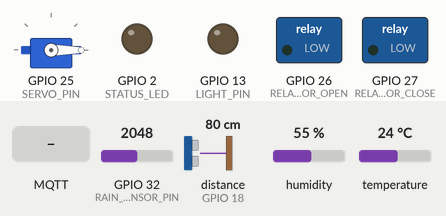
The sketch below on a simulated ESP32. Shown: servo, switched loads named in the sketch (green lamp = pin HIGH), output pins drawn as LEDs (lit = HIGH). The test bench sets the inputs (shaded band); at power-on: GPIO 32 (RAIN_SENSOR_PIN) = 2048, distance to the obstacle (sensor on GPIO 18) 80 cm, humidity 55 %, temperature 24 °C. The echo pulse lasts 58.3 µs per cm; WiFi joins after 1.5 s; servers stay silent unless stated; no MQTT or app messages arrive unless stated; pins used as bus, display or sensor lines are not drawn; what the sketch prints to the serial monitor is not drawn.

Above: at 0.1 s.
At 2.7 s:
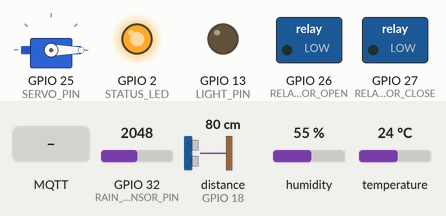
2.8 s: GPIO 32 (RAIN_SENSOR_PIN) set to 1941
At 10.6 s:
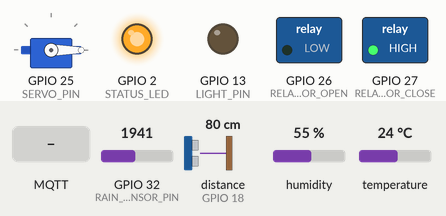
11.5 s: distance to the obstacle (sensor on GPIO 18) set to 2 cm
25.5 s: humidity set to 88 %
31.6 s: MQTT message "open" arrives on the first subscribed topic
33.1 s: temperature set to 41 °C
41.6 s: MQTT message "close" arrives on the first subscribed topic
Timing chart, 0 to 44.1 s (numbered marks = the images above; inputs shaded):
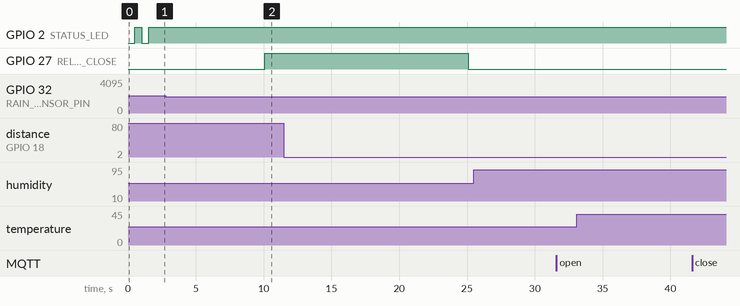

The sketch:

esp32_mqtt_integrated.ino
```cpp
/*
 * ESP32 IoT KaMoTech System - MQTT + Django Integration
 *
 * Features:
 * - MQTT Real-time Communication
 * - Automated Feeder (Servo Motor)
 * - Ultrasonic Feed Level Monitoring
 * - DHT21/AM2301 Temperature & Humidity Sensor
 * - Door Actuator Control (Relays)
 * - Light Control (Relay)
 * - Rain Detection
 * - Two-way communication with Django
 *
 * MQTT Topics:
 * Subscribe (Commands from Django):
 *   - goat_farm/door/control {"action":"open"} or {"action":"close"}
 *   - goat_farm/light/control {"state":"on"} or {"state":"off"}
 *   - goat_farm/feeder/control {"action":"dispense","amount":500}
 *
 * Publish (Data to Django):
 *   - goat_farm/feed_level {"percentage":75,"distance":10.5}
 *   - goat_farm/temperature {"temperature":25.5,"humidity":65.2}
 *   - goat_farm/door/status {"state":"open","mode":"auto"}
 *   - goat_farm/light/status {"state":"on"}
 *   - goat_farm/rain {"raining":true}
 *
 * Required Libraries (Install via Arduino Library Manager):
 * - WiFi (ESP32 built-in)
 * - PubSubClient by Nick O'Leary
 * - ESP32Servo by Kevin Harrington
 * - ArduinoJson by Benoit Blanchon
 * - DHT sensor library by Adafruit
 * - Adafruit Unified Sensor
 *
 * Author: KaMoTech
 * Date: March 2026
 */

#include <WiFi.h>
#include <PubSubClient.h>
#include <ESP32Servo.h>
#include <ArduinoJson.h>
#include <DHT.h>

// ============================================
// WIFI CONFIGURATION
// ============================================
const char* ssid = "YOUR_WIFI_SSID";
const char* password = "YOUR_WIFI_PASSWORD";

// ============================================
// MQTT CONFIGURATION
// ============================================
const char* mqtt_server = "192.168.137.1";  // Your Django server IP (same as MQTT broker)
const int mqtt_port = 1883;
const char* mqtt_username = "";  // If using authentication
const char* mqtt_password = "YOUR_MQTT_PASSWORD";  // If using authentication
const char* device_id = "ESP32_FEEDER_01";

// MQTT Topics
const char* topic_door_control = "goat_farm/door/control";
const char* topic_light_control = "goat_farm/light/control";
const char* topic_feeder_control = "goat_farm/feeder/control";

const char* topic_feed_level = "goat_farm/feed_level";
const char* topic_temperature = "goat_farm/temperature";
const char* topic_door_status = "goat_farm/door/status";
const char* topic_light_status = "goat_farm/light/status";
const char* topic_rain_status = "goat_farm/rain";

// ============================================
// PIN DEFINITIONS (ESP32 GPIO)
// ============================================
// Automated Feeder
#define SERVO_PIN 25          // PWM output for servo motor (feeder dispenser)

// Door Actuator (Linear Actuator with Relays)
#define RELAY_DOOR_OPEN 26    // Relay to extend actuator (open door)
#define RELAY_DOOR_CLOSE 27   // Relay to retract actuator (close door)

// Light Control
#define LIGHT_PIN 13          // Relay for automated light

// Sensors
#define DHT_PIN 14            // DHT21/AM2301 temperature & humidity sensor
#define DHT_TYPE DHT21        // DHT21 (AM2301)
#define RAIN_SENSOR_PIN 32    // Analog input for rain sensor
#define TRIG_PIN 5            // Ultrasonic sensor trigger
#define ECHO_PIN 18           // Ultrasonic sensor echo

// Manual Control Buttons (Optional)
#define BTN_DOOR 15           // Manual door control button
#define BTN_LIGHT 33          // Manual light toggle button
#define BTN_FEED 34           // Manual feed dispense button

// Status LED (Built-in)
#define STATUS_LED 2          // ESP32 built-in LED

// ============================================
// DHT21 SENSOR CONFIGURATION
// ============================================
DHT dht(DHT_PIN, DHT_TYPE);
#define DHT_CHECK_INTERVAL 10000    // Check every 10 seconds
#define DHT_REPORT_INTERVAL 30000   // Report to server every 30 seconds
unsigned long last_dht_check = 0;
unsigned long last_dht_report = 0;
float current_temperature = 0.0;
float current_humidity = 0.0;
bool dht_valid = false;

// ============================================
// SERVO MOTOR CONFIGURATION
// ============================================
Servo feederServo;
#define SERVO_CLOSED_ANGLE 0      // Servo angle when feeder is closed
#define SERVO_OPEN_ANGLE 90       // Servo angle when dispensing feed
#define DEFAULT_DISPENSE_TIME 3000 // Default time to keep servo open (ms)
bool is_feeding = false;
unsigned long feed_start_time = 0;
int current_dispense_time = DEFAULT_DISPENSE_TIME;

// ============================================
// ULTRASONIC SENSOR (Feed Level Monitoring)
// ============================================
#define FEED_CONTAINER_HEIGHT 30    // Total container depth (cm)
#define FEED_FULL_DISTANCE 5        // Distance when full (cm)
#define FEED_EMPTY_DISTANCE 28      // Distance when empty (cm)
#define ULTRASONIC_CHECK_INTERVAL 5000  // Check every 5 seconds
#define FEED_REPORT_INTERVAL 30000  // Report to server every 30 seconds
unsigned long last_ultrasonic_check = 0;
unsigned long last_feed_report = 0;
float current_feed_distance = 0;
int current_feed_percentage = 0;

// ============================================
// RAIN SENSOR
// ============================================
#define RAIN_THRESHOLD 2000         // Analog threshold for rain detection
#define RAIN_CHECK_INTERVAL 10000   // Check every 10 seconds
unsigned long last_rain_check = 0;
bool is_raining = false;
bool rain_status_changed = false;

// ============================================
// DOOR ACTUATOR STATES
// ============================================
enum DoorState {
  DOOR_STOPPED,
  DOOR_OPENING,
  DOOR_CLOSING,
  DOOR_OPEN,
  DOOR_CLOSED
};
DoorState door_state = DOOR_STOPPED;
unsigned long door_operation_start = 0;
#define DOOR_OPERATION_TIME 15000  // Time to fully open/close door (15 seconds)

// ============================================
// LIGHT STATE
// ============================================
bool light_on = false;

// ============================================
// MQTT & WIFI CLIENTS
// ============================================
WiFiClient espClient;
PubSubClient mqtt_client(espClient);

// ============================================
// FUNCTION DECLARATIONS
// ============================================
void setup_wifi();
void mqtt_callback(char* topic, byte* payload, unsigned int length);
void reconnect_mqtt();
void process_door_command(const char* action);
void process_light_command(const char* state);
void process_feeder_command(const char* action, int amount);
float measure_distance();
int calculate_feed_percentage(float distance);
bool check_rain();
void read_dht_sensor();
void update_door_state();
void publish_feed_level();
void publish_temperature();
void publish_door_status();
void publish_light_status();
void publish_rain_status();

// ============================================
// SETUP
// ============================================
void setup() {
  Serial.begin(115200);
  Serial.println("\n=== ESP32 KaMoTech - MQTT System ===");

  // Initialize GPIO pins
  pinMode(RELAY_DOOR_OPEN, OUTPUT);
  pinMode(RELAY_DOOR_CLOSE, OUTPUT);
  pinMode(LIGHT_PIN, OUTPUT);
  pinMode(STATUS_LED, OUTPUT);
  pinMode(TRIG_PIN, OUTPUT);
  pinMode(ECHO_PIN, INPUT);
  pinMode(RAIN_SENSOR_PIN, INPUT);

  // Initialize outputs to safe state
  digitalWrite(RELAY_DOOR_OPEN, LOW);
  digitalWrite(RELAY_DOOR_CLOSE, LOW);
  digitalWrite(LIGHT_PIN, LOW);
  digitalWrite(STATUS_LED, LOW);

  // Initialize servo
  feederServo.attach(SERVO_PIN);
  feederServo.write(SERVO_CLOSED_ANGLE);

  // Initialize DHT sensor
  dht.begin();
  Serial.println("DHT21 sensor initialized");

  // Connect to WiFi
  setup_wifi();

  // Configure MQTT
  mqtt_client.setServer(mqtt_server, mqtt_port);
  mqtt_client.setCallback(mqtt_callback);

  Serial.println("Setup complete!");
  digitalWrite(STATUS_LED, HIGH);
}

// ============================================
// MAIN LOOP
// ============================================
void loop() {
  // Ensure MQTT connection
  if (!mqtt_client.connected()) {
    reconnect_mqtt();
  }
  mqtt_client.loop();

  // Update door state machine
  update_door_state();

  // Check and update DHT21 sensor
  if (millis() - last_dht_check >= DHT_CHECK_INTERVAL) {
    last_dht_check = millis();
    read_dht_sensor();
  }

  // Report temperature & humidity to server
  if (millis() - last_dht_report >= DHT_REPORT_INTERVAL) {
    last_dht_report = millis();
    if (dht_valid) {
      publish_temperature();
    }
  }

  // Check and update feed level
  if (millis() - last_ultrasonic_check >= ULTRASONIC_CHECK_INTERVAL) {
    last_ultrasonic_check = millis();
    current_feed_distance = measure_distance();
    current_feed_percentage = calculate_feed_percentage(current_feed_distance);

    Serial.printf("Feed Level: %d%% (Distance: %.1f cm)\n",
                  current_feed_percentage, current_feed_distance);
  }

  // Report feed level to server
  if (millis() - last_feed_report >= FEED_REPORT_INTERVAL) {
    last_feed_report = millis();
    publish_feed_level();
  }

  // Check rain sensor
  if (millis() - last_rain_check >= RAIN_CHECK_INTERVAL) {
    last_rain_check = millis();
    bool new_rain_status = check_rain();

    if (new_rain_status != is_raining) {
      is_raining = new_rain_status;
      rain_status_changed = true;
      publish_rain_status();

      // Auto-close door if raining
      if (is_raining && door_state != DOOR_CLOSING && door_state != DOOR_CLOSED) {
        Serial.println("Rain detected! Auto-closing door...");
        process_door_command("close");
      }
    }
  }

  // Handle feeding timer
  if (is_feeding && (millis() - feed_start_time >= current_dispense_time)) {
    is_feeding = false;
    feederServo.write(SERVO_CLOSED_ANGLE);
    Serial.println("Feeding complete - Servo closed");
  }

  delay(50);  // Small delay for stability
}

// ============================================
// WIFI SETUP
// ============================================
void setup_wifi() {
  delay(10);
  Serial.println("\nConnecting to WiFi...");
  Serial.print("SSID: ");
  Serial.println(ssid);

  WiFi.begin(ssid, password);

  int attempts = 0;
  while (WiFi.status() != WL_CONNECTED && attempts < 20) {
    delay(500);
    Serial.print(".");
    digitalWrite(STATUS_LED, !digitalRead(STATUS_LED));  // Blink LED
    attempts++;
  }

  if (WiFi.status() == WL_CONNECTED) {
    Serial.println("\n✓ WiFi Connected!");
    Serial.print("IP Address: ");
    Serial.println(WiFi.localIP());
    digitalWrite(STATUS_LED, HIGH);
  } else {
    Serial.println("\n✗ WiFi Connection Failed!");
    digitalWrite(STATUS_LED, LOW);
  }
}

// ============================================
// MQTT CALLBACK (Receive Commands)
// ============================================
void mqtt_callback(char* topic, byte* payload, unsigned int length) {
  Serial.print("Message received [");
  Serial.print(topic);
  Serial.print("]: ");

  // Convert payload to string
  char message[length + 1];
  memcpy(message, payload, length);
  message[length] = '\0';
  Serial.println(message);

  // Parse JSON
  StaticJsonDocument<200> doc;
  DeserializationError error = deserializeJson(doc, message);

  if (error) {
    Serial.print("JSON parse error: ");
    Serial.println(error.c_str());
    return;
  }

  // Route to appropriate handler
  if (strcmp(topic, topic_door_control) == 0) {
    const char* action = doc["action"];
    process_door_command(action);
  }
  else if (strcmp(topic, topic_light_control) == 0) {
    const char* state = doc["state"];
    process_light_command(state);
  }
  else if (strcmp(topic, topic_feeder_control) == 0) {
    const char* action = doc["action"];
    int amount = doc["amount"] | DEFAULT_DISPENSE_TIME;  // Default if not provided
    process_feeder_command(action, amount);
  }
}

// ============================================
// MQTT RECONNECT
// ============================================
void reconnect_mqtt() {
  while (!mqtt_client.connected()) {
    Serial.print("Attempting MQTT connection...");

    // Attempt to connect
    bool connected;
    if (strlen(mqtt_username) > 0) {
      connected = mqtt_client.connect(device_id, mqtt_username, mqtt_password);
    } else {
      connected = mqtt_client.connect(device_id);
    }

    if (connected) {
      Serial.println("✓ MQTT Connected!");

      // Subscribe to control topics
      mqtt_client.subscribe(topic_door_control);
      mqtt_client.subscribe(topic_light_control);
      mqtt_client.subscribe(topic_feeder_control);

      Serial.println("Subscribed to control topics");

      // Publish initial status
      publish_door_status();
      publish_light_status();
      publish_feed_level();
    } else {
      Serial.print("✗ Failed, rc=");
      Serial.print(mqtt_client.state());
      Serial.println(" retrying in 5 seconds...");
      delay(5000);
    }
  }
}

// ============================================
// DOOR CONTROL
// ============================================
void process_door_command(const char* action) {
  Serial.print("Door command: ");
  Serial.println(action);

  if (strcmp(action, "open") == 0) {
    // Start opening door
    digitalWrite(RELAY_DOOR_CLOSE, LOW);  // Stop closing
    digitalWrite(RELAY_DOOR_OPEN, HIGH);  // Start opening
    door_state = DOOR_OPENING;
    door_operation_start = millis();
    Serial.println("→ Opening door...");
  }
  else if (strcmp(action, "close") == 0) {
    // Start closing door
    digitalWrite(RELAY_DOOR_OPEN, LOW);   // Stop opening
    digitalWrite(RELAY_DOOR_CLOSE, HIGH); // Start closing
    door_state = DOOR_CLOSING;
    door_operation_start = millis();
    Serial.println("→ Closing door...");
  }
  else if (strcmp(action, "stop") == 0) {
    // Stop door
    digitalWrite(RELAY_DOOR_OPEN, LOW);
    digitalWrite(RELAY_DOOR_CLOSE, LOW);
    door_state = DOOR_STOPPED;
    Serial.println("→ Door stopped");
  }

  publish_door_status();
}

// ============================================
// DOOR STATE MACHINE
// ============================================
void update_door_state() {
  if (door_state == DOOR_OPENING || door_state == DOOR_CLOSING) {
    // Check if operation time completed
    if (millis() - door_operation_start >= DOOR_OPERATION_TIME) {
      // Stop relays
      digitalWrite(RELAY_DOOR_OPEN, LOW);
      digitalWrite(RELAY_DOOR_CLOSE, LOW);

      // Update state
      if (door_state == DOOR_OPENING) {
        door_state = DOOR_OPEN;
        Serial.println("✓ Door fully opened");
      } else {
        door_state = DOOR_CLOSED;
        Serial.println("✓ Door fully closed");
      }

      publish_door_status();
    }
  }
}

// ============================================
// LIGHT CONTROL
// ============================================
void process_light_command(const char* state) {
  Serial.print("Light command: ");
  Serial.println(state);

  if (strcmp(state, "on") == 0) {
    digitalWrite(LIGHT_PIN, HIGH);
    light_on = true;
    Serial.println("→ Light ON");
  }
  else if (strcmp(state, "off") == 0) {
    digitalWrite(LIGHT_PIN, LOW);
    light_on = false;
    Serial.println("→ Light OFF");
  }

  publish_light_status();
}

// ============================================
// FEEDER CONTROL
// ============================================
void process_feeder_command(const char* action, int amount) {
  Serial.print("Feeder command: ");
  Serial.print(action);
  Serial.print(" Amount: ");
  Serial.println(amount);

  if (strcmp(action, "dispense") == 0) {
    if (!is_feeding) {
      is_feeding = true;
      current_dispense_time = amount;
      feed_start_time = millis();
      feederServo.write(SERVO_OPEN_ANGLE);
      Serial.println("→ Dispensing feed...");

      // Publish feeding status
      StaticJsonDocument<100> doc;
      doc["feeding"] = true;
      doc["amount"] = amount;
      char buffer[100];
      serializeJson(doc, buffer);
      mqtt_client.publish("goat_farm/feeder/status", buffer);
    } else {
      Serial.println("Already feeding!");
    }
  }
}

// ============================================
// ULTRASONIC DISTANCE MEASUREMENT
// ============================================
float measure_distance() {
  // Clear trigger
  digitalWrite(TRIG_PIN, LOW);
  delayMicroseconds(2);

  // Send pulse
  digitalWrite(TRIG_PIN, HIGH);
  delayMicroseconds(10);
  digitalWrite(TRIG_PIN, LOW);

  // Read echo
  long duration = pulseIn(ECHO_PIN, HIGH, 30000);  // 30ms timeout

  if (duration == 0) {
    Serial.println("Ultrasonic timeout - no echo received");
    return current_feed_distance;  // Return last valid reading
  }

  // Calculate distance (speed of sound = 343 m/s)
  float distance = duration * 0.0343 / 2;

  // Validate reading
  if (distance < 2 || distance > 400) {
    Serial.println("Invalid distance reading");
    return current_feed_distance;
  }

  return distance;
}

// ============================================
// CALCULATE FEED PERCENTAGE
// ============================================
int calculate_feed_percentage(float distance) {
  if (distance <= FEED_FULL_DISTANCE) {
    return 100;  // Full
  } else if (distance >= FEED_EMPTY_DISTANCE) {
    return 0;    // Empty
  }

  // Linear interpolation
  float percentage = 100.0 * (FEED_EMPTY_DISTANCE - distance) /
                     (FEED_EMPTY_DISTANCE - FEED_FULL_DISTANCE);
  return constrain((int)percentage, 0, 100);
}

// ============================================
// READ DHT21 SENSOR
// ============================================
void read_dht_sensor() {
  float humidity = dht.readHumidity();
  float temperature = dht.readTemperature();  // Celsius

  // Check if readings are valid
  if (isnan(humidity) || isnan(temperature)) {
    Serial.println("Failed to read from DHT sensor!");
    dht_valid = false;
    return;
  }

  // Store valid readings
  current_humidity = humidity;
  current_temperature = temperature;
  dht_valid = true;

  Serial.printf("Temperature: %.1f°C | Humidity: %.1f%%\n",
                current_temperature, current_humidity);

  // Check for extreme conditions
  if (current_temperature > 35.0) {
    Serial.println("⚠️ WARNING: High temperature detected!");
  }
  if (current_temperature < 10.0) {
    Serial.println("⚠️ WARNING: Low temperature detected!");
  }
  if (current_humidity > 80.0) {
    Serial.println("⚠️ WARNING: High humidity detected!");
  }
}

// ============================================
// RAIN DETECTION
// ============================================
bool check_rain() {
  int rain_value = analogRead(RAIN_SENSOR_PIN);
  return (rain_value < RAIN_THRESHOLD);  // Lower value = more moisture
}

// ============================================
// PUBLISH FEED LEVEL
// ============================================
void publish_feed_level() {
  StaticJsonDocument<100> doc;
  doc["percentage"] = current_feed_percentage;
  doc["distance_cm"] = current_feed_distance;
  doc["device_id"] = device_id;

  char buffer[100];
  serializeJson(doc, buffer);
  mqtt_client.publish(topic_feed_level, buffer);

  Serial.print("Published feed level: ");
  Serial.println(buffer);
}

// ============================================
// PUBLISH TEMPERATURE & HUMIDITY
// ============================================
void publish_temperature() {
  StaticJsonDocument<150> doc;
  doc["temperature"] = round(current_temperature * 10) / 10.0;  // Round to 1 decimal
  doc["humidity"] = round(current_humidity * 10) / 10.0;
  doc["device_id"] = device_id;
  doc["timestamp"] = millis() / 1000;  // Seconds since boot

  char buffer[150];
  serializeJson(doc, buffer);
  mqtt_client.publish(topic_temperature, buffer);

  Serial.print("Published temperature: ");
  Serial.println(buffer);
}

// ============================================
// PUBLISH DOOR STATUS
// ============================================
void publish_door_status() {
  StaticJsonDocument<100> doc;

  switch(door_state) {
    case DOOR_OPEN:
      doc["state"] = "open";
      break;
    case DOOR_CLOSED:
      doc["state"] = "closed";
      break;
    case DOOR_OPENING:
      doc["state"] = "opening";
      break;
    case DOOR_CLOSING:
      doc["state"] = "closing";
      break;
    default:
      doc["state"] = "stopped";
  }

  doc["device_id"] = device_id;

  char buffer[100];
  serializeJson(doc, buffer);
  mqtt_client.publish(topic_door_status, buffer);

  Serial.print("Published door status: ");
  Serial.println(buffer);
}

// ============================================
// PUBLISH LIGHT STATUS
// ============================================
void publish_light_status() {
  StaticJsonDocument<100> doc;
  doc["state"] = light_on ? "on" : "off";
  doc["device_id"] = device_id;

  char buffer[100];
  serializeJson(doc, buffer);
  mqtt_client.publish(topic_light_status, buffer);

  Serial.print("Published light status: ");
  Serial.println(buffer);
}

// ============================================
// PUBLISH RAIN STATUS
// ============================================
void publish_rain_status() {
  StaticJsonDocument<100> doc;
  doc["raining"] = is_raining;
  doc["device_id"] = device_id;

  char buffer[100];
  serializeJson(doc, buffer);
  mqtt_client.publish(topic_rain_status, buffer);

  Serial.print("Published rain status: ");
  Serial.println(buffer);
}
```

Measured:
- the behaviour switches between 2000 and 1999 on GPIO 32 (RAIN_SENSOR_PIN) (found by bisection; images 1 and 2)
- after the input at 2.8 s, GPIO 27 (RELAY_DOOR_CLOSE): LOW → HIGH after 7.3 s
- after the input at 25.5 s, every drawn part: stays the same
- after the input at 31.6 s, every drawn part: stays the same
- after the input at 33.1 s, every drawn part: stays the same
- after the input at 41.6 s, every drawn part: stays the same
